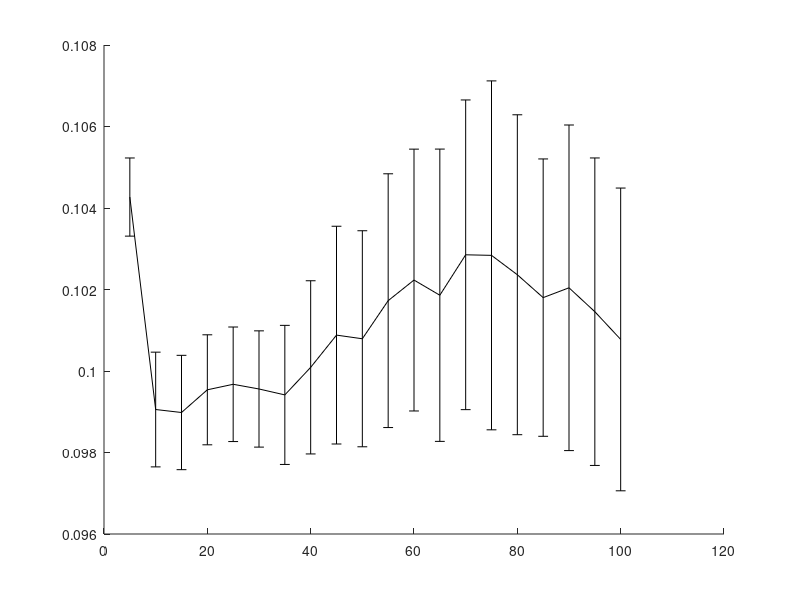

Reproduce this figure in MATLAB. (Note: this script raises an error after producing the figure.)
load('SPIKE_EXP_YOUNG.mat')
results = zeros(20,2);
results(:,1) = mean(SPIKE)';
results(:,2) = std(SPIKE)';
hold on
x = linspace(5,100,20)';
errorbar(x,results(:,1), results(:,2), 'k', 'LineWidth',2)

load('SPIKE_EXP_RAND.mat')
results = zeros(20,2);
results(:,1) = mean(SPIKE)';
results(:,2) = std(SPIKE)';
x = linspace(5,100,20)';
errorbar(x,results(:,1), results(:,2), 'r', 'LineWidth',2)

load('SPIKE_CN_YOUNG.mat')
results = zeros(20,2);
results(:,1) = mean(SPIKE)';
results(:,2) = std(SPIKE)';
x = linspace(5,100,20)';
errorbar(x,results(:,1), results(:,2), 'k--', 'LineWidth',2)

load('SPIKE_CN_RAND.mat')
results = zeros(20,2);
results(:,1) = mean(SPIKE)';
results(:,2) = std(SPIKE)';
x = linspace(5,100,20)';
errorbar(x,results(:,1), results(:,2), 'r--', 'LineWidth',2)

%title('SP', 'FontSize', 14, 'FontWeight', 'bold', 'FontName','Times')
ylabel('SPIKE distances', 'FontSize', 14, 'FontWeight', 'bold', 'FontName','Times')
xlabel('Stimulus interval (ms)', 'FontSize', 14, 'FontWeight', 'bold', 'FontName','Times')
set(gca,'LineWidth',2,'FontSize',14, 'FontWeight', 'bold', 'FontName','Times')
axis([3 102 0.096 0.11])
legend('EXP MICRO', 'EXP RANDOM', 'CN MICRO', 'CN RANDOM')